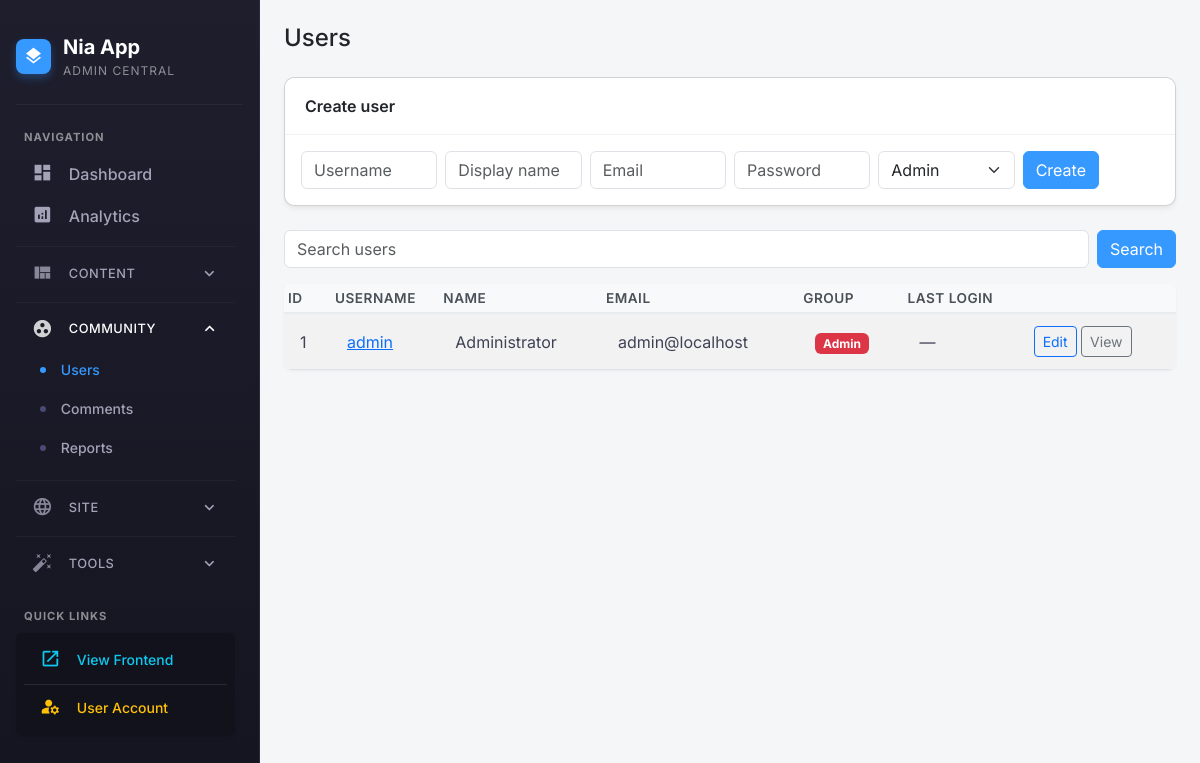
Screenshot of /moderator/users (signed in) with the database file from the repository.
### tables this page shows
CREATE TABLE IF NOT EXISTS nia_users (
  id INT UNSIGNED NOT NULL AUTO_INCREMENT PRIMARY KEY,
  group_id INT UNSIGNED NOT NULL DEFAULT 4,
  username VARCHAR(64) NOT NULL,
  name VARCHAR(255) NOT NULL,
  email VARCHAR(255) NOT NULL,
  password VARCHAR(255) NOT NULL,
  avatar VARCHAR(512) DEFAULT NULL,
  last_login DATETIME DEFAULT NULL,
  premium_upto DATETIME DEFAULT NULL COMMENT 'Premium valid until (NULL = use group)',
  created_at DATETIME DEFAULT CURRENT_TIMESTAMP,
  updated_at DATETIME DEFAULT NULL ON UPDATE CURRENT_TIMESTAMP,
  UNIQUE KEY uq_username (username),
  UNIQUE KEY uq_email (email),
  INDEX idx_group (group_id),
  INDEX idx_last_login (last_login),
  INDEX idx_premium_upto (premium_upto)
);

CREATE TABLE IF NOT EXISTS nia_users_groups (
  id INT UNSIGNED NOT NULL AUTO_INCREMENT PRIMARY KEY,
  name VARCHAR(64) NOT NULL,
  slug VARCHAR(32) NOT NULL,
  UNIQUE KEY uq_slug (slug)
);

### index.php (called while the page is built, shortened)
<?php
require_once ABSPATH . 'app' . DIRECTORY_SEPARATOR . 'router.php';
$path = nia_get_path();
list($route_name, $section) = nia_match_routes($path);
nia_dispatch($route_name, $section);

### lib/class.db.php (called while the page is built, shortened)
<?php
class NiaDB {
    private $pdo;
    private static $instance;
    private function __construct() {
        $dsn = sprintf(
            'mysql:host=%s;dbname=%s;charset=%s',
            DB_HOST,
            DB_NAME,
            DB_CHARSET
        );
        $this->pdo = new PDO($dsn, DB_USER, DB_PASS, [
            PDO::ATTR_ERRMODE            => PDO::ERRMODE_EXCEPTION,
            PDO::ATTR_DEFAULT_FETCH_MODE => PDO::FETCH_OBJ,
            PDO::ATTR_EMULATE_PREPARES   => false,
        ]);
    }
    public static function instance() {
        if (self::$instance === null) {
            self::$instance = new self();
        }
        return self::$instance;
    }
    public function prefix() {
        return DB_PREFIX;
    }
    public function query($sql, array $params = []) {
        $stmt = $this->pdo->prepare($sql);
        $stmt->execute($params);
        return $stmt;
    }
    public function fetchAll($sql, array $params = []) {
        return $this->query($sql, $params)->fetchAll();
    }
}

### app/bootstrap.php (called while the page is built, shortened)
<?php
require_once ABSPATH . 'lib' . DIRECTORY_SEPARATOR . 'class.db.php';
$db = NiaDB::instance();
require_once ABSPATH . 'app' . DIRECTORY_SEPARATOR . 'functions' . DIRECTORY_SEPARATOR . 'functions.options.php';
require_once ABSPATH . 'app' . DIRECTORY_SEPARATOR . 'functions' . DIRECTORY_SEPARATOR . 'functions.helpers.php';
require_once ABSPATH . 'app' . DIRECTORY_SEPARATOR . 'functions' . DIRECTORY_SEPARATOR . 'functions.plugins.php';

### moderator/inc/functions.php (called while the page is built, shortened)
<?php
function admin_url($path = '') {
    $base = defined('ADMINCP') ? ADMINCP : 'moderator';
    return url($base . ($path !== '' ? '/' . ltrim($path, '/') : ''));
}
function admin_normalize_rows($items, array $columnNames = []) {
    $out = [];
    foreach ($items as $row) {
        $arr = is_array($row) ? $row : (array) $row;
        $o = new \stdClass();
        foreach ($columnNames as $i => $key) {
            $val = null;
            if (array_key_exists($key, $arr)) {
                $val = $arr[$key];
            } elseif (array_key_exists($i, $arr)) {
                $val = $arr[$i];
            } elseif (is_string($key)) {
                foreach ($arr as $k => $v) {
                    if (!is_string($k)) continue;
                    if (strtolower($k) === strtolower($key)) { $val = $v; break; }
                    if (strpos($k, '.') !== false && strtolower(substr($k, strrpos($k, '.') + 1)) === strtolower($key)) { $val = $v; break; }
                }
            }
            $o->$key = $val;
        }
        $out[] = $o;
    }
    return $out;
}

### app/functions/functions.helpers.php (called while the page is built, shortened)
<?php
function _e($s) {
    return htmlspecialchars((string) $s, ENT_QUOTES, 'UTF-8');
}
function url($path = '') {
    $path = ltrim((string) $path, '/');
    return rtrim(SITE_URL, '/') . ($path !== '' ? '/' . $path : '');
}
function profile_url($name, $id) {
    $slug = get_option('profile-seo-url');
    $base = ($slug !== '' && $slug !== null) ? $slug : 'profile';
    $name = preg_replace('/[^a-z0-9\-_]/i', '-', trim($name));
    return url($base . '/' . $name . '/' . (int) $id . '/');
}

### app/functions/functions.options.php (called while the page is built, shortened)
<?php
$vibe_options_cache = [];
function get_option($key, $default = null) {
    global $vibe_options_cache;
    $value = array_key_exists($key, $vibe_options_cache) ? $vibe_options_cache[$key] : $default;
    if (!array_key_exists($key, $vibe_options_cache) && function_exists('apply_filters')) {
        $value = apply_filters('the_defaults', $value, $key);
    }
    if (function_exists('apply_filters')) {
        $value = apply_filters('option_' . $key, $value);
    }
    return $value;
}

### app/functions/functions.plugins.php (called while the page is built, shortened)
<?php
$vibe_filters = [];
function apply_filters($tag, $value, ...$args) {
    global $vibe_filters;
    if (empty($vibe_filters[$tag])) return $value;
    return $value;
}

### moderator/pages/users.php (the view, shortened to what this page needs)
<?php
global $db;
$pre = $db->prefix();
    ?>
    <?php
$q = isset($_GET['q']) ? trim($_GET['q']) : '';
$page = max(1, (int) ($_GET['p'] ?? 1));
$per = 20;
$offset = ($page - 1) * $per;
$where = "1=1";
$params = [];
$params[] = $per;
$params[] = $offset;
$items = $db->fetchAll("SELECT u.id AS id, u.username AS username, u.name AS name, u.email AS email, u.last_login AS last_login, u.created_at AS created_at, g.name AS group_name FROM {$pre}users u LEFT JOIN {$pre}users_groups g ON g.id = u.group_id WHERE " . $where . " ORDER BY u.created_at DESC LIMIT ? OFFSET ?", $params);
$items = admin_normalize_rows($items, ['id', 'username', 'name', 'email', 'last_login', 'created_at', 'group_name']);
include dirname(__DIR__) . DIRECTORY_SEPARATOR . 'inc' . DIRECTORY_SEPARATOR . 'header.php';
?>
<div class="card mb-4">
    <div class="card-header">Create user</div>
    <div class="card-body">
        <form method="post" class="row g-2">
            <div class="col-md-2"><input type="text" class="form-control" name="username" placeholder="Username" required></div>
            <div class="col-md-2"><input type="text" class="form-control" name="name" placeholder="Display name"></div>
            <div class="col-md-2"><input type="email" class="form-control" name="email" placeholder="Email" required></div>
            <div class="col-md-2"><input type="password" class="form-control" name="password" placeholder="Password" required minlength="4"></div>
            <div class="col-md-2">
                <select class="form-select" name="group_id">
                    <?php $create_groups = admin_normalize_rows($db->fetchAll("SELECT id, name FROM {$pre}users_groups ORDER BY id"), ['id', 'name']); foreach ($create_groups as $g) { ?><option value="<?php echo (int) $g->id; ?>"><?php echo _e($g->name); ?></option><?php } ?>
                </select>
            </div>
            <div class="col-md-2"><button type="submit" class="btn btn-primary">Create</button></div>
        </form>
    </div>
</div>
<form method="get" class="mb-3 d-flex gap-2">
    <input type="search" class="form-control" name="q" value="<?php echo _e($q); ?>" placeholder="Search users">
    <button type="submit" class="btn btn-primary">Search</button>
</form>
<table class="table table-sm table-striped">
    <thead><tr><th>ID</th><th>Username</th><th>Name</th><th>Email</th><th>Group</th><th>Last login</th><th></th></tr></thead>
    <tbody>
    <?php foreach ($items as $u) { ?>
    <tr>
        <td><?php echo (int) ($u->id ?? 0); ?></td>
        <td><a href="<?php echo _e(admin_url('users/edit/' . ($u->id ?? 0))); ?>"><?php echo _e($u->username ?? '-'); ?></a></td>
        <td><?php echo _e($u->name ?? '-'); ?></td>
        <td><?php echo _e($u->email ?? '-'); ?></td>
        <td><?php
            $gclass = 'bg-secondary';
            if(strtolower($u->group_name) == 'admin') $gclass = 'bg-danger';
        ?><span class="badge <?php echo $gclass; ?>"><?php echo _e($u->group_name ?? '-'); ?></span></td>
        <td><?php echo _e($u->last_login ?? '—'); ?></td>
        <td>
            <a href="<?php echo _e(admin_url('users/edit/' . ($u->id ?? 0))); ?>" class="btn btn-sm btn-outline-primary">Edit</a>
            <a href="<?php echo _e(profile_url($u->username ?? '', $u->id ?? 0)); ?>" class="btn btn-sm btn-outline-secondary" target="_blank">View</a>
        </td>
    </tr>
    <?php } ?>
    </tbody>
</table>
<?php
include dirname(__DIR__) . DIRECTORY_SEPARATOR . 'inc' . DIRECTORY_SEPARATOR . 'footer.php';

### rows the page displays
nia_users: id "1", username "admin", name "Administrator", email "admin@localhost", nia_users_groups.name "Admin", last_login "—"

### other values shown
_e(get_option('sitename', 'Nia App')) "Nia App"
_e($it['label']) "Dashboard"
_e($it['label']) "Analytics"
_e($label) "CONTENT"
_e($label) "COMMUNITY"
_e($it['label']) "Users"
_e($it['label']) "Comments"
_e($it['label']) "Reports"
_e($label) "SITE"
_e($label) "TOOLS"
_e($admin_title) "Users"
form field group_id "Admin"
